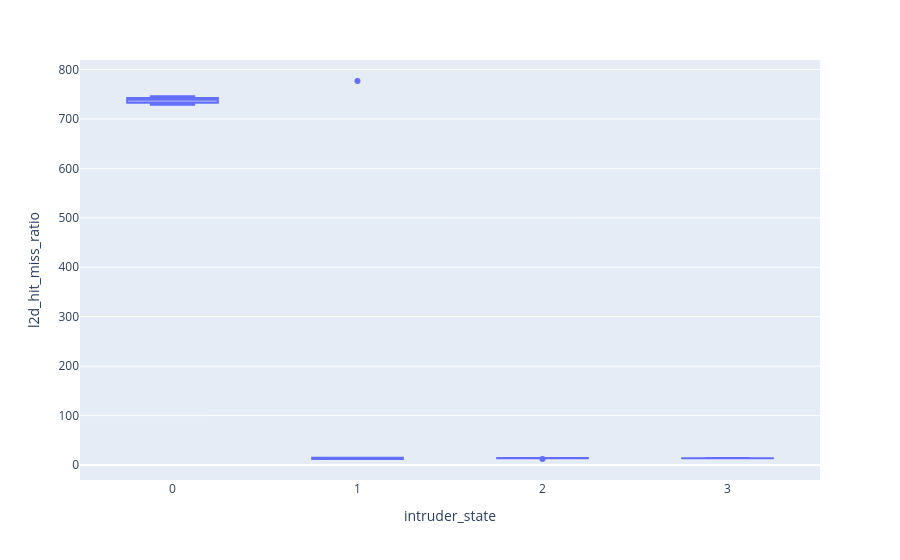

Notebook code for this chart:
### Code cell
plt.box(data, x="intruder_state", y="l2d_hit_miss_ratio")

### Figure 1 — Plotly figure (JSON) as saved in the notebook; plotly's stock layout.template omitted (floating-point values rounded to 4 significant figures)
{"data": [{"alignmentgroup": "True", "hovertemplate": "intruder_state=%{x}<br>l2d_hit_miss_ratio=%{y}<extra></extra>", "legendgroup": "", "marker": {"color": "#636efa"}, "name": "", "notched": false, "offsetgroup": "", "orientation": "v", "showlegend": false, "type": "box", "x": [0, 1, 2, 3, 0, 1, 2, 3, 0, 1, 2, 3, 0, 1, 2, 3, 0, 1, 2, 3, 0, 1, 2, 3, 0, 1, 2, 3, 0, 1, 2, 3, 0, 1, 2, 3, 0, 1, 2, 3, 0, 1, 2, 3, 0, 1, 2, 3, 0, 1, 2, 3, 0, 1, 2, 3, 0, 1, 2, 3, 0, 1, 2, 3, 0, 1, 2, 3, 0, 1, 2, 3, 0, 1, 2, 3, 0, 1, 2, 3, 0, 1, 2, 3, 0, 1, 2, 3, 0, 1, 2, 3, 0, 1, 2, 3, 0, 1, 2, 3, 0, 1], "x0": " ", "xaxis": "x", "y": [739.3, 776.8, 12.33, 13.96, 729.8, 12.43, 13.98, 13.94, 744.9, 12.43, 14.0, 13.95, 739.6, 14.9, 13.94, 14.0, 743.0, 12.39, 14.0, 13.96, 742.3, 12.31, 14.02, 13.89, 729.8, 12.42, 13.97, 13.94, 737.8, 12.35, 13.97, 13.99, 740.3, 14.87, 13.92, 13.91, 732.6, 14.82, 13.94, 13.94, 744.3, 12.48, 13.92, 14.02, 731.4, 12.43, 13.96, 13.92, 746.1, 14.85, 13.94, 13.95, 732.1, 12.41, 14.04, 14.03, 734.1, 12.25, 13.99, 13.94, 742.4, 12.37, 14.03, 13.92, 740.6, 14.88, 14.02, 13.96, 728.7, 12.25, 13.9, 13.97, 739.6, 12.29, 14.06, 13.93, 740.5, 12.26, 13.96, 13.96, 741.5, 12.28, 13.99, 13.96, 739.1, 14.87, 14.03, 14.0, 737.0, 14.83, 14.02, 13.95, 736.5, 12.32, 14.04, 13.98, 744.4, 12.35, 13.97, 13.99, 729.7, 12.29], "y0": " ", "yaxis": "y"}], "layout": {"boxmode": "group", "legend": {"tracegroupgap": 0}, "margin": {"t": 60}, "xaxis": {"anchor": "y", "domain": [0, 1], "title": {"text": "intruder_state"}}, "yaxis": {"anchor": "x", "domain": [0, 1], "title": {"text": "l2d_hit_miss_ratio"}}}}
